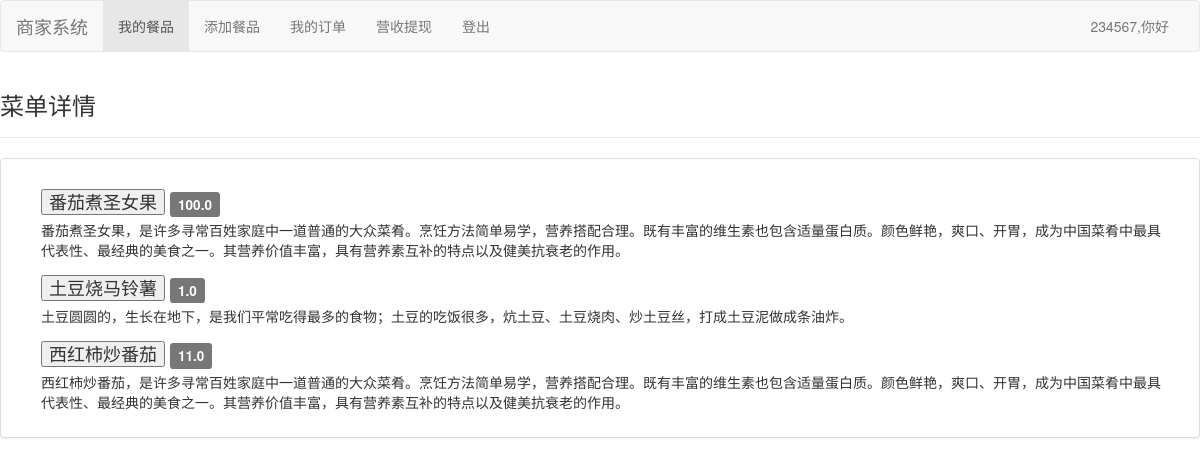
The app's page /MerchantSystem/ (signed in) with its own data.
### cmdb/models.py (models this page shows)
class Menu(models.Model):
    ID = models.BigAutoField(primary_key=True,editable=False)
    lastEditTime = models.DateTimeField(auto_now_add=True)
    merchantID = models.ForeignKey(Usr, verbose_name="商家账号", on_delete=models.CASCADE,to_field='ID')
    itemName = models.CharField(max_length=20,verbose_name="餐品名")
    itemText = models.TextField(verbose_name="餐品简介")
    price = models.FloatField(verbose_name="餐品价格")
    picture = models.ImageField(verbose_name='餐品图片',null=True,upload_to='img/')
    class Meta:
        db_table = "Menu"
        verbose_name = "餐品数据表"
        ordering=['-lastEditTime']
    pass

### MerchantSystem/views.py (the view)
# urls.py: path('', views.base_view, name = "base"),# 顾客服务系统
def base_view(request):
    if request.session['is_login']:
        user = Usr.objects.get(ID=request.session['user_id'])
        menu = Menu.objects.filter(merchantID=user)
        user_id = request.session['user_id']
        return render(request,'M/base_view.html',{'menu':menu,'user_id':user_id})
    else:
        return redirect('/Login/')

### Templates/M/base_view.html (shortened to what this page needs)
{% extends '../main.html' %} {% block title %} 商家首页 {% endblock title %} {% block brand %}
<a class="navbar-brand" href="/MerchantSystem/">商家系统</a> {% endblock brand %} {% block navigate %}
<li class="active"><a href="/MerchantSystem/">我的餐品<span class="sr-only">(current)</span></a></li>
<li><a href="/MerchantSystem/addDish/">添加餐品</a></li>
<li><a href="/MerchantSystem/dealItem/">我的订单</a></li>
<li><a href="/MerchantSystem/getCash/">营收提现</a></li>
{% endblock navigate %} {% block tableName %}菜单详情 {% endblock tableName %} {% block tableBody %} {% for dish in menu %}
<form action="/MerchantSystem/Dish/{{dish.ID}}/" method="post">
    <li class="media">
        <div class="media-left media-middle">
        </div>
        <div class="media-body">
            <h4 class="media-heading">
                <button type='submit' class=" url" title="菜品详情">
                {{dish.itemName|default:"Null"}}
                </button>
                <span class="label label-default">
                    {{dish.price|default:"Null"}}
                </span>
            </h4>
            {{dish.itemText|default:"Null"}}
        </div>
    </li>
</form>
{% empty %}
<p>暂无数据..</p>
{% endfor %} {% endblock tableBody %}

### records on screen
Menu: itemName "番茄煮圣女果", price "100.0", itemText "番茄煮圣女果，是许多寻常百姓家庭中一道普通的大众菜肴。烹饪方法简单易学，营养搭配合理。既有丰富的维生素也包含适量蛋白质。颜色鲜艳，爽口、开胃，成为中国菜肴中最具代表性、最经典的美食之一。其营养价值丰富，具有营养素互补的特点以及健美抗衰老的作用。"
Menu: itemName "土豆烧马铃薯", price "1.0", itemText "土豆圆圆的，生长在地下，是我们平常吃得最多的食物；土豆的吃饭很多，炕土豆、土豆烧肉、炒土豆丝，打成土豆泥做成条油炸。"
Menu: itemName "西红柿炒番茄", price "11.0", itemText "西红柿炒番茄，是许多寻常百姓家庭中一道普通的大众菜肴。烹饪方法简单易学，营养搭配合理。既有丰富的维生素也包含适量蛋白质。颜色鲜艳，爽口、开胃，成为中国菜肴中最具代表性、最经典的美食之一。其营养价值丰富，具有营养素互补的特点以及健美抗衰老的作用。"

### other values on screen
{{ user_id }} "234567"
